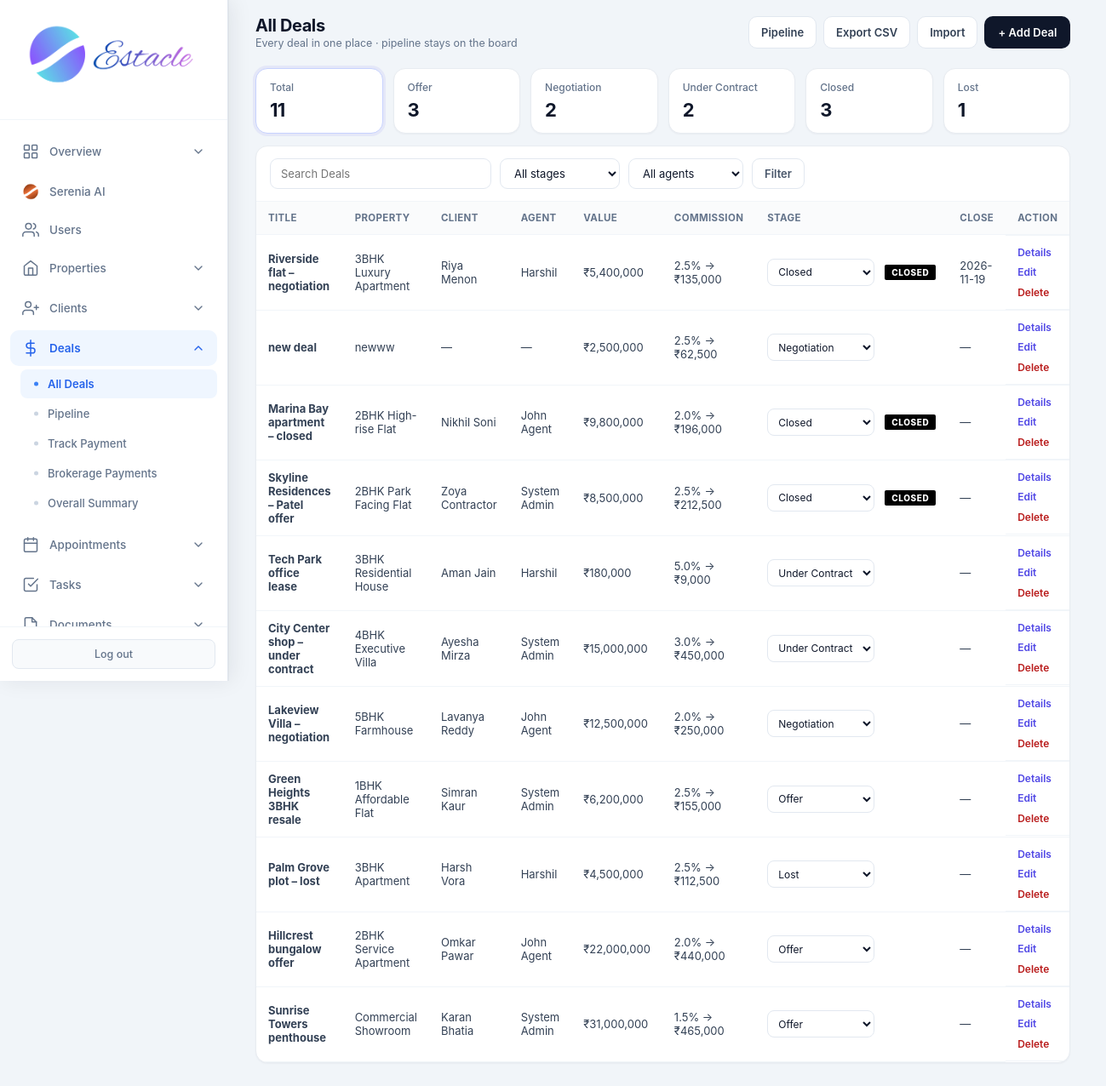
Page /admin/deals (signed in) on the committed database.
### tables this page shows
CREATE TABLE deals (
            id INTEGER PRIMARY KEY AUTOINCREMENT,
            title TEXT NOT NULL,
            property_id INTEGER,
            client_id INTEGER,
            agent_id INTEGER,
            stage TEXT DEFAULT 'offer',
            value REAL DEFAULT 0,
            commission_rate REAL DEFAULT 2.5,
            expected_close TEXT,
            notes TEXT,
            created_at TIMESTAMP DEFAULT CURRENT_TIMESTAMP,
            updated_at TIMESTAMP DEFAULT CURRENT_TIMESTAMP,
            FOREIGN KEY (property_id) REFERENCES properties (id),
            FOREIGN KEY (client_id) REFERENCES clients (id),
            FOREIGN KEY (agent_id) REFERENCES users (id)
        );

CREATE TABLE properties (
            id INTEGER PRIMARY KEY AUTOINCREMENT,
            title TEXT NOT NULL,
            description TEXT,
            price REAL NOT NULL,
            property_type TEXT NOT NULL,
            status TEXT DEFAULT 'available',
            address TEXT,
            city TEXT,
            state TEXT,
            zip_code TEXT,
            bedrooms INTEGER,
            bathrooms REAL,
            area_sqft REAL,
            agent_id INTEGER,
            created_at TIMESTAMP DEFAULT CURRENT_TIMESTAMP, category TEXT DEFAULT "sale", listing_type TEXT DEFAULT "sale", floor TEXT, carpet_area REAL, furnishing TEXT, parking TEXT, amenities TEXT, seller_name TEXT, seller_phone TEXT, monthly_rent REAL, security_deposit REAL, maintenance REAL, per_sqft REAL, latitude TEXT, longitude TEXT, photos TEXT, year_built TEXT, facing TEXT, videos TEXT,
            FOREIGN KEY (agent_id) REFERENCES users (id)
        );

CREATE TABLE clients (
            id INTEGER PRIMARY KEY AUTOINCREMENT,
            full_name TEXT NOT NULL,
            email TEXT,
            phone TEXT,
            status TEXT DEFAULT 'lead',
            notes TEXT,
            agent_id INTEGER,
            created_at TIMESTAMP DEFAULT CURRENT_TIMESTAMP, source TEXT, budget REAL, interest TEXT, preferred_city TEXT, address TEXT, updated_at TIMESTAMP, user_id INTEGER,
            FOREIGN KEY (agent_id) REFERENCES users (id)
        );

CREATE TABLE users (
            id INTEGER PRIMARY KEY AUTOINCREMENT,
            email TEXT UNIQUE NOT NULL,
            password TEXT NOT NULL,
            full_name TEXT NOT NULL,
            role TEXT NOT NULL CHECK(role IN ('admin', 'agent', 'customer')),
            phone TEXT,
            created_at TIMESTAMP DEFAULT CURRENT_TIMESTAMP,
            is_active INTEGER DEFAULT 1
        , avatar TEXT, last_seen TIMESTAMP, job_title TEXT, department TEXT, employee_id TEXT, license_no TEXT, commission_rate REAL, alt_phone TEXT, address TEXT, city TEXT, state TEXT, country TEXT, postal_code TEXT, notes TEXT, hire_date TEXT, timezone TEXT);

CREATE TABLE settings (
            key TEXT PRIMARY KEY,
            value TEXT
        );

### routes/admin/deals.py (the view)
@admin.route('/admin/deals')
@login_required
@role_required('admin')
def admin_deals():
    db = get_db()
    migrate_db()
    q = request.args.get('q', '').strip()
    agent_id = request.args.get('agent_id', '').strip()
    stage_filter = _normalize_stage(request.args.get('stage', '').strip()) if request.args.get('stage') else ''
    if request.args.get('stage') and stage_filter not in STAGES:
        stage_filter = ''
    all_rows = _deals_query(db, q='', agent_id='')
    stats = {st: sum(1 for r in all_rows if r['stage'] == st) for st in STAGES}
    stats['total'] = len(all_rows)
    rows = _deals_query(db, q=q, agent_id=agent_id, stage_filter=stage_filter)
    agents = db.execute(
        "SELECT id, full_name FROM users WHERE role IN ('admin','agent') AND is_active=1 ORDER BY full_name"
    ).fetchall()
    currency = get_setting('currency', 'INR')
    active_filters = sum(1 for v in (q, agent_id, stage_filter) if v)
    return render_template(
        'admin_deals.html',
        deals=rows,
        stats=stats,
        agents=agents,
        stages=STAGES,
        stage_labels=STAGE_LABELS,
        q=q,
        agent_id=agent_id,
        stage_filter=stage_filter,
        active_filters=active_filters,
        currency=currency,
        format_money=format_money,
    )

### core/db.py (called while the page is built)
def get_db():
    if 'db' not in g:
        g.db = sqlite3.connect(current_app.config['DATABASE'])
        g.db.row_factory = sqlite3.Row
    return g.db

### core/helpers.py (called while the page is built)
def login_required(f):
    @wraps(f)
    def decorated_function(*args, **kwargs):
        if 'user_id' not in session:
            flash('Please log in to access this page.', 'warning')
            return redirect(url_for('auth.login'))
        return f(*args, **kwargs)
    return decorated_function

def role_required(*roles):
    def decorator(f):
        @wraps(f)
        def decorated_function(*args, **kwargs):
            if 'user_id' not in session:
                flash('Please log in to access this page.', 'warning')
                return redirect(url_for('auth.login'))
            if session.get('role') not in roles:
                flash('You do not have permission to access this page.', 'danger')
                return redirect(url_for('auth.role_redirect'))
            return f(*args, **kwargs)
        return decorated_function
    return decorator

def get_setting(key, default=''):
    db = get_db()
    row = db.execute('SELECT value FROM settings WHERE key = ?', (key,)).fetchone()
    return row['value'] if row else default

def format_money(amount, currency=None):
    if amount is None:
        return '—'
    currency = currency or get_setting('currency', 'INR')
    symbols = {'USD': '$', 'INR': '₹', 'AED': 'AED '}
    sym = symbols.get(currency, currency + ' ')
    try:
        return f"{sym}{float(amount):,.0f}"
    except (TypeError, ValueError):
        return str(amount)

### routes/admin/deals.py (called while the page is built)
def _normalize_stage(st):
    st = (st or 'offer').strip().lower().replace(' ', '_')
    aliases = {
        'under contract': 'under_contract',
        'under-contract': 'under_contract',
        'won': 'closed',
        'sold': 'closed',
    }
    st = aliases.get(st, st)
    if st not in STAGES:
        st = 'offer'
    return st

### templates/admin_deals.html (shortened to what this page needs)
<!DOCTYPE html>
<html lang="en">
<head>
<link rel="stylesheet" href="{{ url_for('static', filename='css/admin.css') }}">
</head>
<body>
<div class="app-layout">
{% set active = 'deals' %}
{% include 'partials/admin_sidebar.html' %}
<main class="main-content">
  <header class="top-bar dash-top">
    <div>
      <h1 class="page-title">All Deals</h1>
      <p class="page-subtitle">Every deal in one place · pipeline stays on the board</p>
    </div>
    <div class="top-actions">
      <a href="{{ url_for('admin.admin_deals_pipeline') }}" class="btn-export">Pipeline</a>
      <a href="{{ url_for('admin.admin_export_deals') }}" class="btn-export">Export CSV</a>
      <a href="{{ url_for('admin.admin_add_deal') }}#import" class="btn-export">Import</a>
      <a href="{{ url_for('admin.admin_add_deal') }}" class="btn-create">+ Add Deal</a>
    </div>
  </header>
  <div class="page-wrap">
    <div class="stat-row">
      <a href="{{ url_for('admin.admin_deals') }}" class="stat-card kpi-soft {% if not stage_filter %}active-filter{% endif %}">
        <div class="kpi-label">Total</div>
        <div class="kpi-value">{{ stats.total }}</div>
      </a>
      {% for st in stages %}
      <a href="{{ url_for('admin.admin_deals', stage=st, q=q, agent_id=agent_id) }}" class="stat-card kpi-soft {% if stage_filter==st %}active-filter{% endif %}">
        <div class="kpi-label">{{ stage_labels[st] }}</div>
        <div class="kpi-value">{{ stats[st] }}</div>
      </a>
      {% endfor %}
    </div>
    <div class="panel-card">
      <div class="panel-toolbar">
        <form method="GET" action="{{ url_for('admin.admin_deals') }}" style="display:flex;flex-wrap:wrap;gap:10px;align-items:center;width:100%">
          <input type="search" name="q" value="{{ q }}" placeholder="Search Deals">
          <select name="stage">
            <option value="">All stages</option>
          </select>
          <select name="agent_id">
            <option value="">All agents</option>
          </select>
          <button type="submit" class="btn-filter">Filter</button>
        </form>
      </div>
      <div class="table-wrap">
        <table class="deals-table">
          <thead>
            <tr>
              <th>Title</th>
              <th>Property</th>
              <th>Client</th>
              <th>Agent</th>
              <th>Value</th>
              <th>Commission</th>
              <th>Stage</th>
              <th>Close</th>
              <th>Action</th>
            </tr>
          </thead>
          <tbody>
            {% for d in deals %}
            <tr>
              <td><strong><a href="{{ url_for('admin.admin_deal_detail', deal_id=d.id) }}" style="color:inherit;text-decoration:none">{{ d.title }}</a></strong></td>
              <td>{{ d.property_title or '—' }}</td>
              <td>{{ d.client_name or '—' }}</td>
              <td>{{ d.agent_name or '—' }}</td>
              <td>{{ format_money(d.value or 0, currency) }}</td>
              <td>{{ d.commission_rate or 0 }}% → {{ format_money(d.commission_amount or 0, currency) }}</td>
              <td>
                <form method="POST" action="{{ url_for('admin.admin_deal_stage', deal_id=d.id) }}" style="margin:0;display:inline-flex;align-items:center;gap:6px">
                  <select name="stage" class="stage-select" onchange="this.form.submit()">
                    {% for s in stages %}
                    <option value="{{ s }}" {% if d.stage==s %}selected{% endif %}>{{ stage_labels[s] }}</option>
                    {% endfor %}
                  </select>
                  {% if d.stage == 'closed' %}<span class="stamp-closed">Closed</span>{% endif %}
                </form>
              </td>
              <td>{{ d.expected_close or '—' }}</td>
              <td class="actions-cell">
                <a class="btn-sm" href="{{ url_for('admin.admin_deal_detail', deal_id=d.id) }}">Details</a>
                <a class="btn-sm" href="{{ url_for('admin.admin_edit_deal', deal_id=d.id) }}">Edit</a>
                <form method="POST" action="{{ url_for('admin.admin_delete_deal', deal_id=d.id) }}" style="margin:0" onsubmit="return confirm('Delete this deal?');">
                  <button type="submit" class="btn-sm danger">Delete</button>
                </form>
              </td>
            </tr>
            {% else %}
            <tr><td colspan="9" class="empty">No deals yet — add one to get started</td></tr>
            {% endfor %}
          </tbody>
        </table>
      </div>
    </div>
  </div>
</main>
</div>
</body>
</html>

### static/css/admin.css (style rules this page uses)
* { margin: 0; padding: 0; box-sizing: border-box; }
body { font-family: -apple-system, BlinkMacSystemFont, 'Segoe UI', Roboto, 'Helvetica Neue', Arial, sans-serif; background: #f1f5f9; color: #0f172a; min-height: 100vh; }
.app-layout { display: flex; min-height: 100vh; }
.main-content { flex: 1; margin-left: 268px; min-height: 100vh; }
.top-bar { background: white; padding: 18px 32px; border-bottom: 1px solid #e2e8f0; display: flex; justify-content: space-between; align-items: center; }
.page-title { font-family: 'Inter', sans-serif; font-size: 22px; font-weight: 700; letter-spacing: -0.4px; color: #0f172a; }
.page-subtitle { font-size: 13px; color: #64748b; margin-top: 2px; font-weight: 400; }
.stat-card { background: white; border-radius: 14px; padding: 20px; display: flex; align-items: center; gap: 14px; border: 1px solid #e2e8f0; box-shadow: 0 1px 2px rgba(0,0,0,0.03); transition: box-shadow 0.2s ease; }
.table-wrap { overflow-x: auto; }
table { width: 100%; border-collapse: collapse; font-size: 13.5px; }
th { text-align: left; padding: 11px 16px; background: #f8fafc; color: #64748b; font-weight: 600; font-size: 11.5px; text-transform: uppercase; letter-spacing: 0.4px; }
td { padding: 12px 16px; border-top: 1px solid #f1f5f9; color: #334155; }
.btn-sm { padding: 5px 11px; border-radius: 6px; font-size: 12px; font-weight: 600; border: none; cursor: pointer; font-family: inherit; }
.actions-cell { display: flex; gap: 6px; align-items: center; flex-wrap: wrap; }
html { scrollbar-gutter: stable; }
.app-layout > :not(.sidebar):not(script):not(style) { animation: estacle-page-in 200ms cubic-bezier(0.22, 0.61, 0.36, 1) backwards; }

### rows in the picture
deals: stage "Negotiation", agent "2", title "Lakeview Villa – negotiation", title "5BHK Farmhouse", full_name "Lavanya Reddy", full_name "John Agent", value.value "₹12,500,000", commission_rate "2.0", expected_close "—"
deals: title "Riverside flat – negotiation", title "3BHK Luxury Apartment", full_name "Riya Menon", full_name "Harshil", value.value "₹5,400,000", commission_rate "2.5", stage "Closed", shows "CLOSED", expected_close "2026-11-19"
settings: value "₹135,000", value "₹62,500", value "₹196,000", value "₹212,500", value "₹9,000", value "₹450,000", value "₹250,000", value "₹155,000", value "₹112,500", value "₹440,000", value "₹465,000"
deals: title "new deal", title "newww", client_name "—", agent_name "—", value.value "₹2,500,000", commission_rate "2.5", stage "Negotiation", expected_close "—"
deals: title "Marina Bay apartment – closed", title "2BHK High-rise Flat", full_name "Nikhil Soni", full_name "John Agent", value.value "₹9,800,000", commission_rate "2.0", stage "Closed", shows "CLOSED", expected_close "—"
deals: title "Skyline Residences – Patel offer", title "2BHK Park Facing Flat", full_name "Zoya Contractor", full_name "System Admin", value.value "₹8,500,000", commission_rate "2.5", stage "Closed", shows "CLOSED", expected_close "—"
deals: title "Tech Park office lease", title "3BHK Residential House", full_name "Aman Jain", full_name "Harshil", value.value "₹180,000", commission_rate "5.0", stage "Under Contract", expected_close "—"
deals: title "City Center shop – under contract", title "4BHK Executive Villa", full_name "Ayesha Mirza", full_name "System Admin", value.value "₹15,000,000", commission_rate "3.0", stage "Under Contract", expected_close "—"
deals: title "Green Heights 3BHK resale", title "1BHK Affordable Flat", full_name "Simran Kaur", full_name "System Admin", value.value "₹6,200,000", commission_rate "2.5", stage "Offer", expected_close "—"
deals: title "Palm Grove plot – lost", title "3BHK Apartment", full_name "Harsh Vora", full_name "Harshil", value.value "₹4,500,000", commission_rate "2.5", stage "Lost", expected_close "—"
deals: title "Hillcrest bungalow offer", title "2BHK Service Apartment", full_name "Omkar Pawar", full_name "John Agent", value.value "₹22,000,000", commission_rate "2.0", stage "Offer", expected_close "—"
deals: title "Sunrise Towers penthouse", title "Commercial Showroom", full_name "Karan Bhatia", full_name "System Admin", value.value "₹31,000,000", commission_rate "1.5", stage "Offer", expected_close "—"

### other values in the picture
{{ stats.total }} "11"
{{ stage_labels[st] }} "Offer" "Under Contract" "Closed" "Lost"
{{ stats[st] }} "3" "2" "3" "1"
